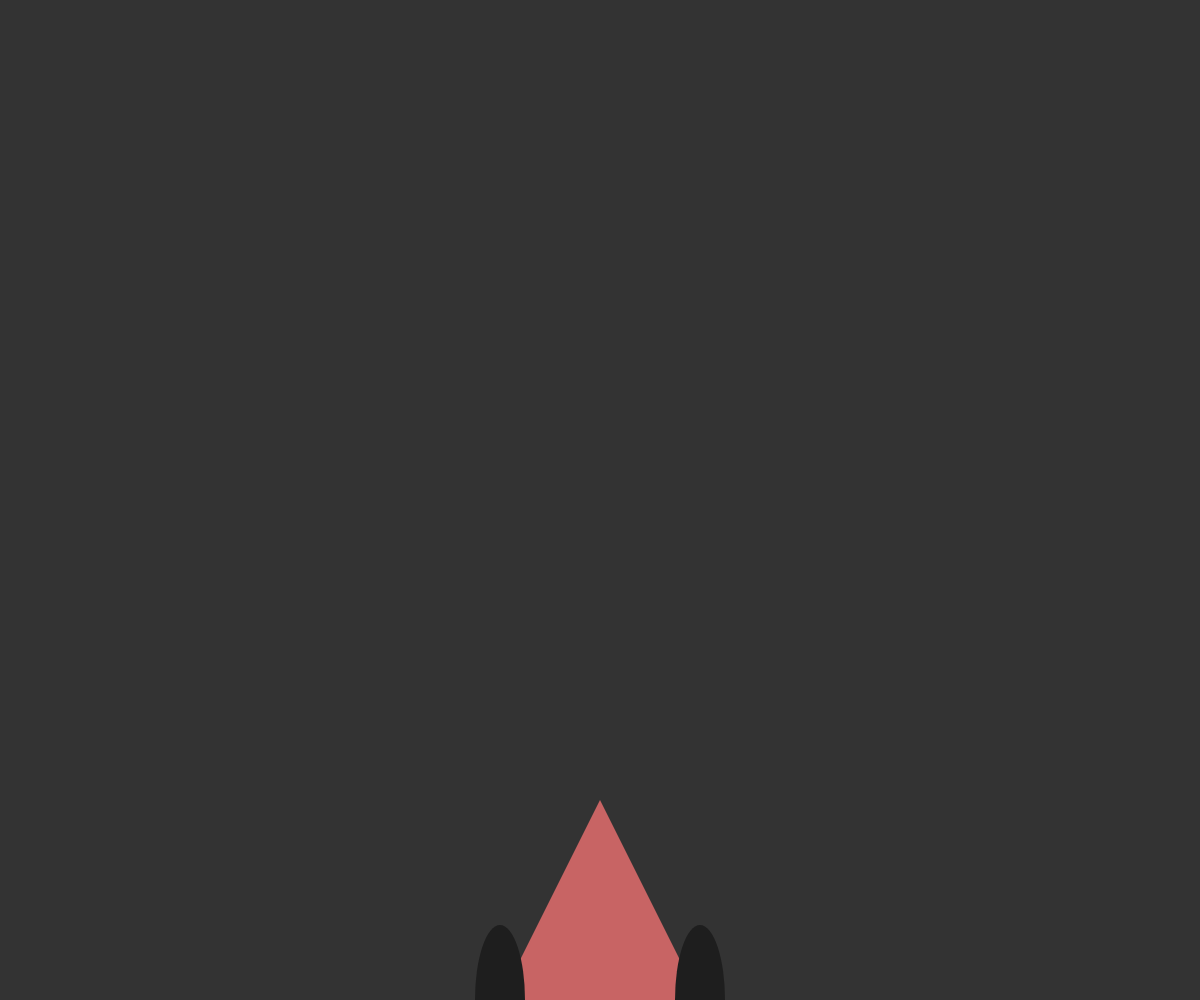
Frame 1 (no input)
Frame 60 (no input): identical to frame 1, image omitted
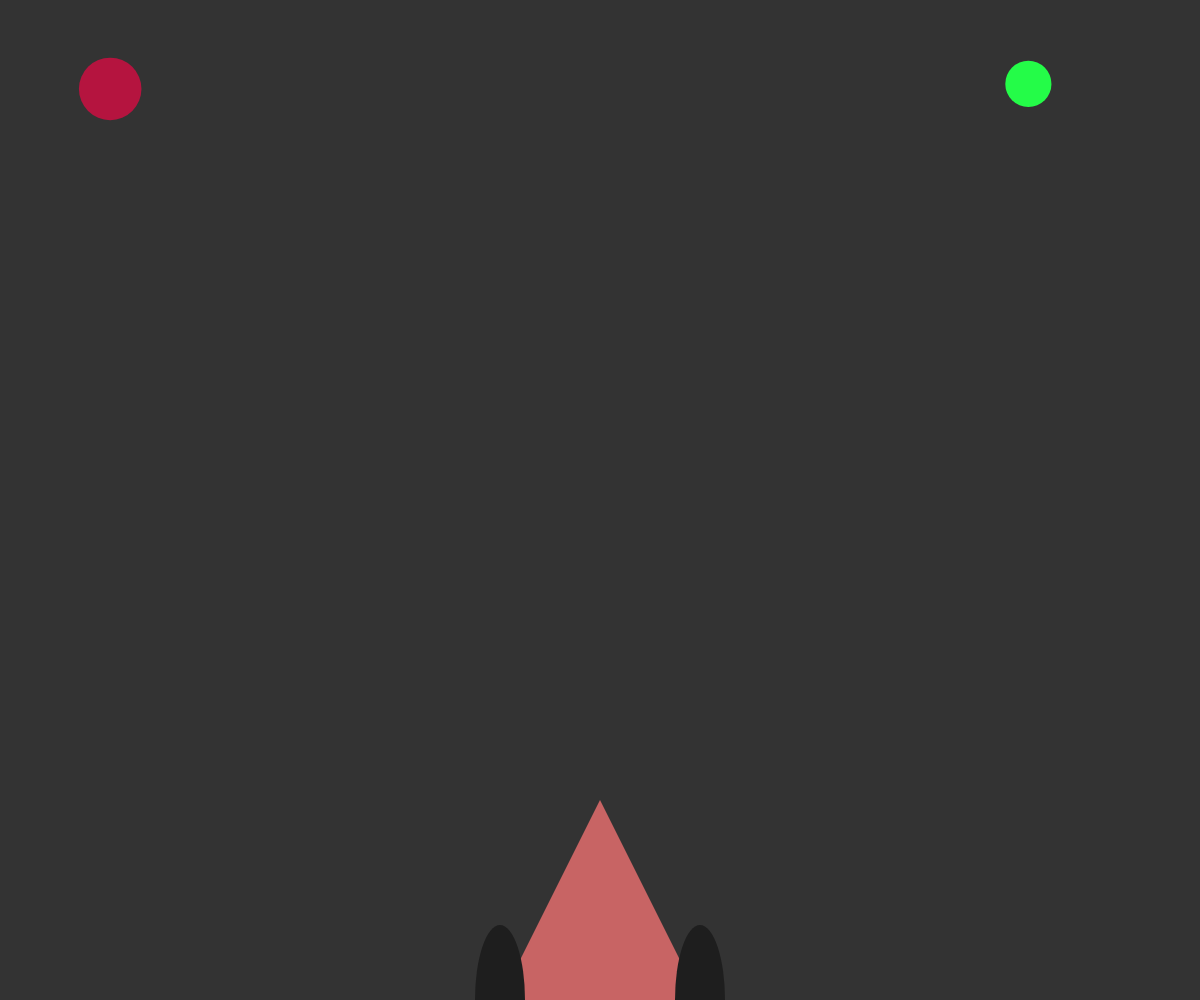
Frame 120 (the mouse pressed at the canvas centre since frame 60)

The p5.js sketch that drew these frames (run headless with seeded random() and noise() and a simulated clock; from frame 60 on, the mouse is pressed at the canvas centre):

// p5.js sketch
// ── sketch.js
var asteroids = [];
// Spaceship constructor
var spaceship = {
	x: 0,
	y: 200,
	size: 100,
	speed: 5,
	display: function () {
		fill(200,100, 100);
		triangle(
			this.x, this.y,
			this.x - this.size, this.y + this.size * 2,
			this.x + this.size, this.y + this.size * 2
		);

	    fill(30,30,30);

	    ellipse(this.x - this.size / 1,
	            this.y + this.size * 2,
	            this.size - this.size / 2,
	            this.size * 1.5);

	    ellipse(this.x + this.size / 1,
	            this.y + this.size * 2,
	            this.size - this.size / 2,
	            this.size * 1.5);
	},
	update: function () {
		if (keyIsDown(RIGHT_ARROW)) {
			this.x += this.speed;
		}

		if (keyIsDown(LEFT_ARROW)) {
			this.x -= this.speed;
		}
	}
};

function setup() {
	createCanvas(windowWidth, windowHeight);
	noStroke();

	// position the spaceship at start of game
	spaceship.x = width/2;
	spaceship.y = height - 200;
}

function draw() {
	background(51);

	// adds random asteroid
	if (random(100) > 99) {
		// create an asteroid
		asteroids.push(new Asteroid());
	}

	spaceship.display();
	spaceship.update();

	// Asteroid Object Loop
	for (let i = 0; i < asteroids.length; i++) {
		asteroids[i].display();
		asteroids[i].update();
		asteroids[i].collide();
	}
}

// ── asteroid.js
class Asteroid {
	// Asteroid constructor
	constructor() {
		this.x = random(width);
		this.y = -100;
		this.size = random(100);
		this.speed = {
			x: random(-1, 1),
			y: random(2, 5)
		};
		this.color = color(random(255), random(255), random(255));
	}
	// Display
	display() {
		fill(this.color);
		noStroke();
		ellipse(this.x, this.y, this.size);
	}
	// Update Speed
	update() {
		this.x += this.speed.x;
		this.y += this.speed.y;
	}
	// Collide Detection
	collide() {
		var d = dist(this.x, this.y, spaceship.x, spaceship.y);
		if (d < this.size / 2) {
			textSize(100);
			textAlign(CENTER, CENTER);
			fill('orange');
			text("Game Over", width/2, height/2);
			noLoop();
		}
	}
}
